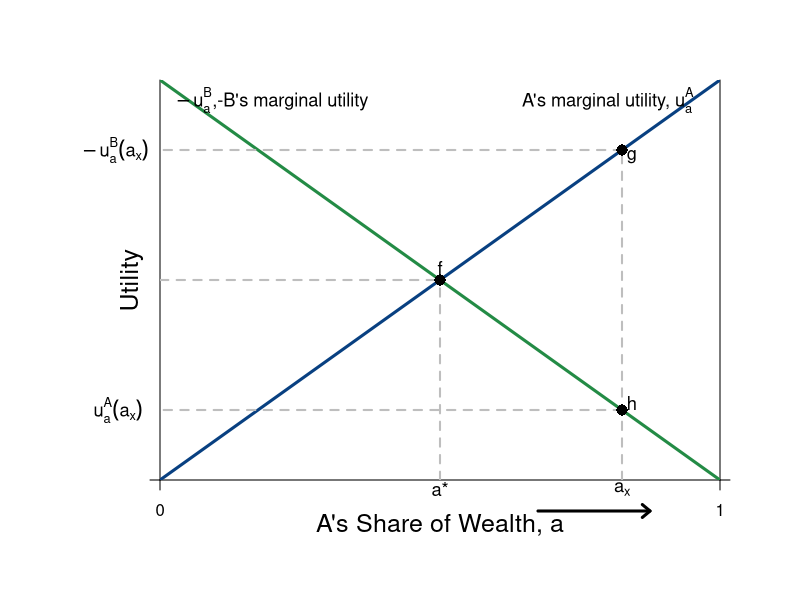

Recreate this plot in R.
#Graph Designer: Simon Halliday
#Authors: Bowles, Foley and Halliday
#Title: Coordination, Conflict and Competition: A Text in Microeconomics
library(shape)
pdf(file = "risk/utilitarianism.pdf", width = 10, height = 8)

#Set parameters for graphics
axislabelsize <- 1.5
labelsize <- 1.1
graphlinewidth <- 3
segmentlinewidth <- 2

COL <- c("#7fc97f", "#beaed4", "#fdc086", "#ffff99", "#386cb0", "#f0027f", "#bf5b17", "#666666")
COLA <- c("#e0f3db", "#99d8c9","#66c2a4","#41ae76", "#238b45", "#005824")
COLB <- c("#4eb3d3", "#2b8cbe", "#0868ac","#084081")

#Edited the margins to cater for the larger LHS labels
par(mar =  c(6, 8, 4, 4))

#proportion of wealth functions

MUb <- function(x, y){
  x
}

MUa <- function(x, y){
  40 - x
}


#Add limits on axes and levels of utility for each function 
ylims <- c(0, 40)
xlims <- c(0, 40)

npts <- 501 
x <- seq(xlims[1], xlims[2], length.out = npts)
y <- seq(ylims[1], ylims[2], length.out = npts) 

plot(0, 0, xlim = xlims, ylim = ylims, type = "n",
     xlab = expression(paste("")),
     ylab = expression(paste("")), 
     xaxt = "n", 
     yaxt = "n", 
     cex.lab = axislabelsize, 
     bty = "n", 
     xaxs="i", 
     yaxs="i"
)

#x and y limits with plain axes without ticks/numbers to match previous graph; y axes on both sides

ticksx <- c(0, 40)
xlabels <- c(0, 1)
ticksy <- seq(from = 0, to = ylims[2]+1, by = 41)
ylabels <- seq(from = 0, to = ylims[2], by = 10)
ticksy2 <- seq(from = 0, to = ylims[2]+1, by = 41)
ylabels2 <- seq(from = 0, to = ylims[2], by = 10)


axis(1,at = ticksx,  pos = 0, labels = xlabels)
axis(2,at = ticksy,  pos = 0, labels = FALSE, las = 1)
axis(4, at = ticksy2, pos = xlims[2], labels = FALSE,las=1)


npts <- 503 
xx1 <- seq(xlims[1], xlims[2], length.out = npts)
xx2 <- seq(0, xlims[2], length.out = npts)
xx3 <- seq(xlims[1], 0, length.out = npts)
xx4 <- seq(-11, 0, length.out = npts)

#Axis labels and draw linear utility functions
mtext(expression(paste("A's Share of Wealth, a")), side = 1, line = 2, cex = axislabelsize)
text(-2, 0.5*ylims[2], expression(paste("Utility")), xpd = TRUE, cex = axislabelsize, srt = 90) 

lines(xx1, MUb(xx1, y), col = COLB[4], lwd = graphlinewidth)
lines(xx1, MUa(xx1, y), col = COLA[5], lwd = graphlinewidth)

#Label points on line

text(20, 20+1.2, expression(paste("f")), cex = labelsize)
segments(20, 0, 20, 20, lty = 2, col = "gray", lwd = segmentlinewidth)
segments(0, 20, 20, 20, lty = 2, col = "gray", lwd = segmentlinewidth)
points(20, 20, pch = 16, col = "black", cex = 1.5)

text(33 + 0.7, 33 - 0.7, expression(paste("g")), cex = labelsize)
segments(33, 33, 0, 33, lty = 2, col = "gray", lwd = segmentlinewidth)
segments(33, 0, 33, 33, lty = 2, col = "gray", lwd = segmentlinewidth)
points(33, 33, pch = 16, col = "black", cex = 1.5)

text(33 + 0.7, 7 + 0.7, expression(paste("h")), cex = labelsize)
segments(33, 7, 0, 7, lty = 2, col = "gray", lwd = segmentlinewidth)
points(33, 7, pch = 16, col = "black", cex = 1.5)


#Label relevant points on axes

text(20, -.9, expression(paste("a*")), xpd = TRUE, cex = labelsize)
text(33, -.9, expression(paste("a"[x])), xpd = TRUE, cex = labelsize)

text(-3.2, 33, expression(paste(-u[a]^B*(a[x]) )),  xpd = TRUE, cex = labelsize)
text(-3, 7, expression(paste(u[a]^A*(a[x]) )),  xpd = TRUE, cex = labelsize)

text(8, 38, expression(paste(-u[a]^B, ",-B's marginal utility")), xpd = TRUE, cex = labelsize)
text(32, 38, expression(paste("A's marginal utility, ", u[a]^A)),  xpd = TRUE, cex = labelsize)

#Axis arrow
arrows(27, -3.1, 35, -3.1, xpd = TRUE, length=0.1,angle=40,lwd=3)


dev.off()
